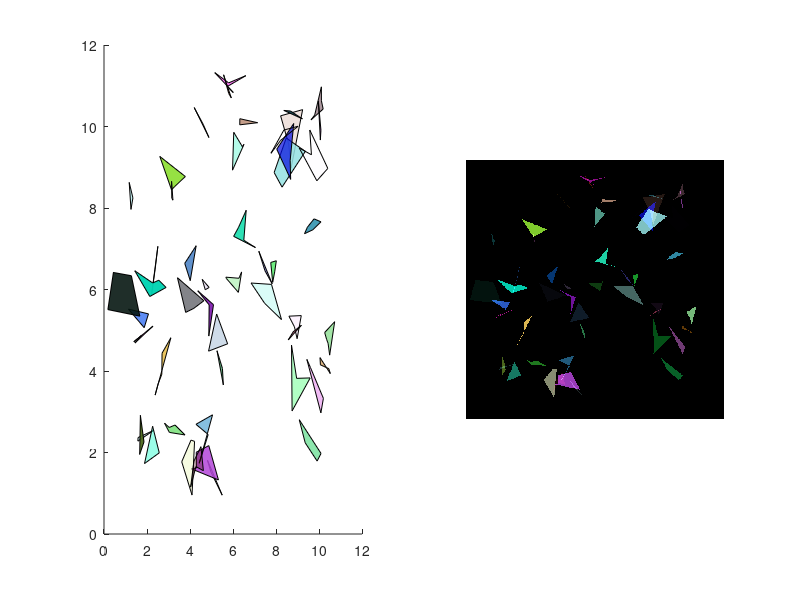

Write MATLAB code to recreate this figure.
clear all; clc;

tic

MIN_VERTICES = 3;
MAX_VERTICES = 5;
N_POLYGONS = 50;
OFFSET_MULT = 10;
RASTER_SIZE = [600, 600];


polygons = struct('n_vertices', 0, 'x', [], 'y', [], ...
                 'r', [], 'angles', [], 'color', [0 0 0], 'alpha', 1,...
                 'offset_r', 0, 'offset_angle', 0);
             
polygons(N_POLYGONS).n_vertices = 0;
n_vertices = randi([MIN_VERTICES, MAX_VERTICES], N_POLYGONS); % 1 x n_polygons
for i = 1:N_POLYGONS
    polygons(i).n_vertices = n_vertices(i);
end
    

%generate random polygons and draw
for i = 1:N_POLYGONS
    %polar cord
    r = rand(1, n_vertices(i));
    angles = sort(rand(1, n_vertices(i)) * 2 * pi);
    %offset
    offset_x = rand(1,1)*OFFSET_MULT;
    offset_y = rand(1,1)*OFFSET_MULT;
    offset_r = sqrt(offset_x^2 + offset_y^2);
    offset_angle = atan(offset_y/offset_x);
    %cartesian cord
    x = r .* cos(angles) + offset_x + 1;
    y = r .* sin(angles) + offset_y + 1;
    rgb_color = rand(1,3);
    alpha = rand(1,1);
    
    %store the polygon
    polygons(i).r = r;
    polygons(i).angles = angles;
    polygons(i).offset_r = offset_r;
    polygons(i).offset_angle = offset_angle;
    polygons(i).x = x;
    polygons(i).y = y;
    polygons(i).color = rgb_color;
    polygons(i).alpha = alpha;

end


%plot vector
subplot(1,2,1); hold on;
for i = 1:N_POLYGONS
    p = patch(polygons(i).x, polygons(i).y, polygons(i).color, 'FaceAlpha', ...
              polygons(i).alpha);
end


%create raster
R = zeros(RASTER_SIZE(1), RASTER_SIZE(2), 3); %RGB
for i = 1:N_POLYGONS
    mask = poly2mask(polygons(i).x * RASTER_SIZE(1) / (2 + OFFSET_MULT), ...
                     RASTER_SIZE(2) - polygons(i).y * RASTER_SIZE(2) / (2 + OFFSET_MULT) , ...
                     RASTER_SIZE(1), RASTER_SIZE(2));
    R(:,:, 1) = R(:,:, 1) + mask * polygons(i).color(1) * polygons(i).alpha;
    R(:,:, 2) = R(:,:, 2) + mask * polygons(i).color(2) * polygons(i).alpha;
    R(:,:, 3) = R(:,:, 3) + mask * polygons(i).color(3) * polygons(i).alpha;
   
end

subplot(1,2,2); hold on;
imshow(R)    

toc



    


